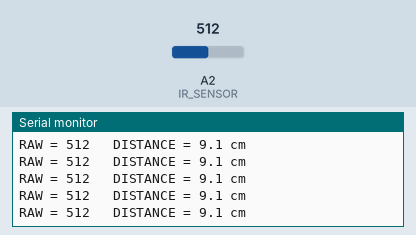
A sketch run on a simulated Arduino Uno, built with avr-gcc and run on an emulated ATmega328P. On the bench: the last lines printed to the serial monitor. The test bench sets the inputs (shaded band); at power-on: A2 (IR_SENSOR) = 512.

Above: at 1.2 s.
1.3 s: A2 (IR_SENSOR) set to 176
At 1.56 s:
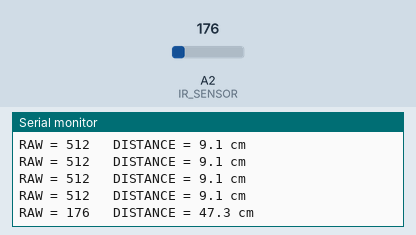
2.8 s: A2 (IR_SENSOR) set to 153
At 2.97 s:
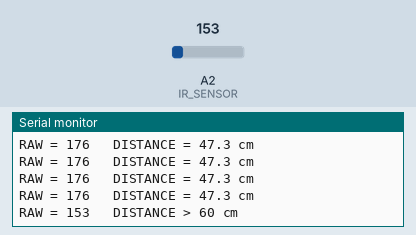

The sketch:

05_ir_distance_check.ino
```cpp
const int IR_SENSOR = A2;

const float K = 3782.0;
const float C = 96.0;

void setup() {
  Serial.begin(115200);
}

void loop() {
  int raw = analogRead(IR_SENSOR);

  Serial.print("RAW = ");
  Serial.print(raw);

  if (raw >= 700) {
    // Значения на 3...6 см почти одинаковые.
    Serial.println("   DISTANCE = 5.0 cm");
  } else if (raw < 160) {
    Serial.println("   DISTANCE > 60 cm");
  } else {
    float distance = K / (raw - C);

    Serial.print("   DISTANCE = ");
    Serial.print(distance, 1);
    Serial.println(" cm");
  }

  delay(200);
}
```

Measured:
- the behaviour switches between 160 and 159 on A2 (IR_SENSOR) (found by bisection; images 1 and 2)
- after the input at 1.3 s, the serial monitor: prints a new line after 0.11 s (image 1)
- after the input at 2.8 s, the serial monitor: prints a new line at once (image 2)
